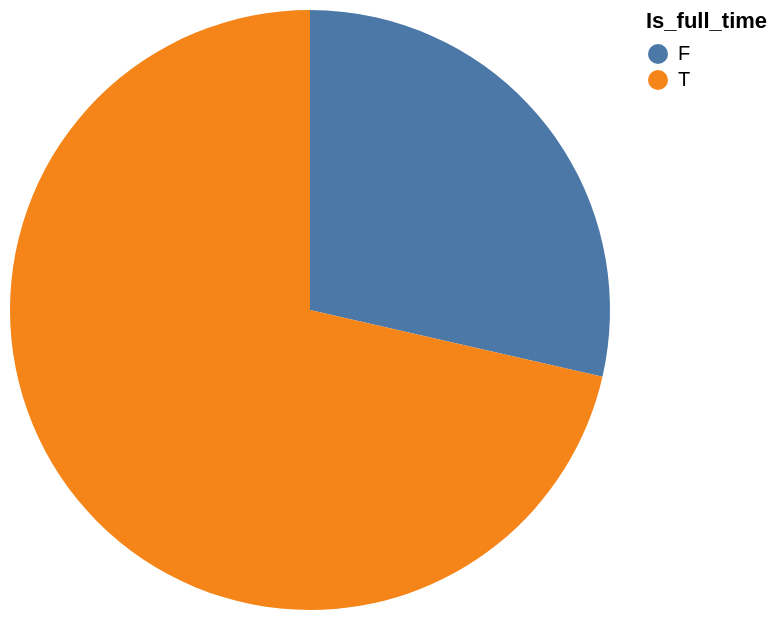

Write the Vega-Lite specification saved for this chart.
### Vega-Lite specification from a JSON file in a GitHub repository (floating-point values rounded to 4 significant figures)
{"data": {"values": [{"x_data": "F", "y_data": 2}, {"x_data": "T", "y_data": 5}]}, "mark": "arc", "encoding": {"theta": {"field": "y_data", "type": "quantitative", "title": "COUNT(Is_full_time)"}, "color": {"field": "x_data", "type": "nominal", "title": "Is_full_time"}}}
